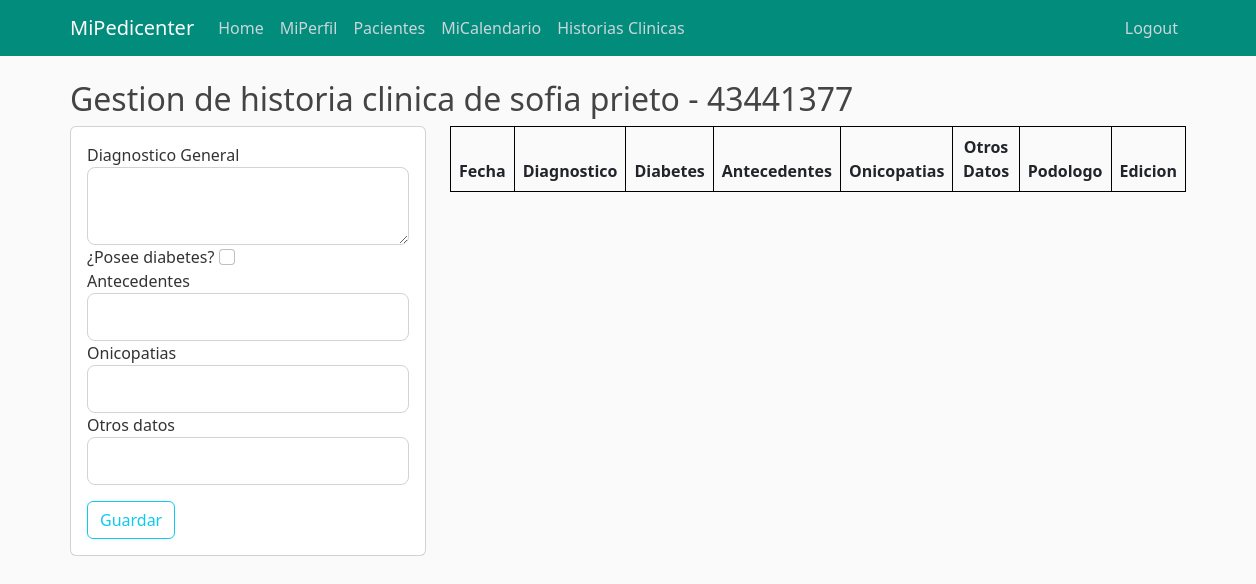
Before: /historias-clinicas/43441377 (signed in) with the older database file.
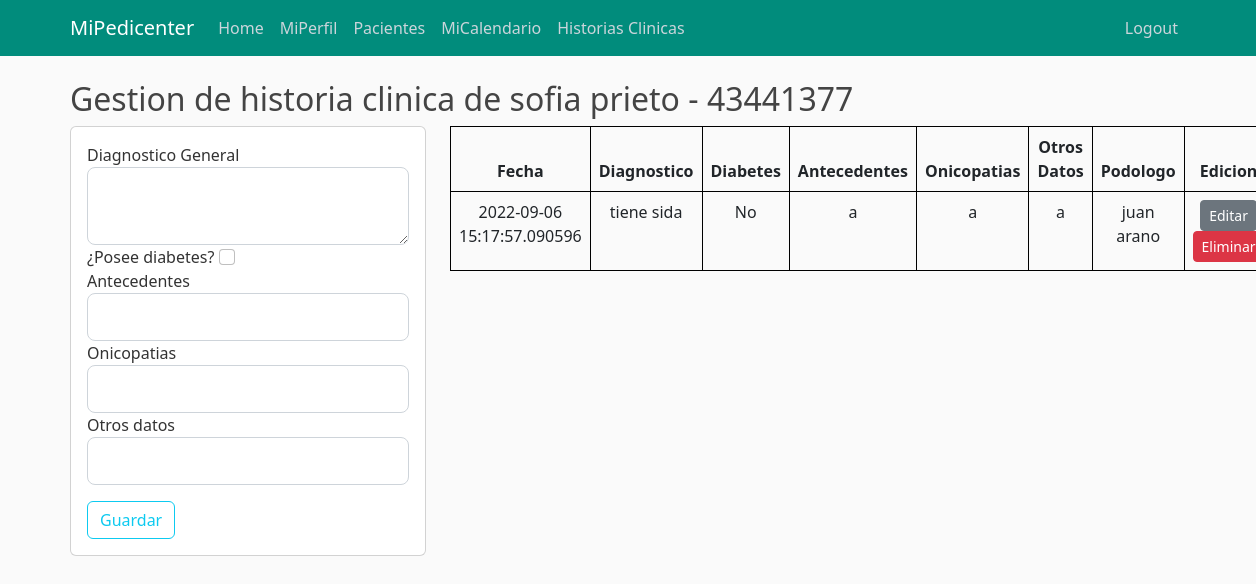
After: the same page with the newer database file.
### appmipedicenter/models.py (models this page shows, shortened)
class Cliente(db.Model):
        id_cliente = db.Column(db.Integer, primary_key=True) # Es DNI
        username = db.Column(db.String, nullable=False)
        email = db.Column(db.String, unique=True, nullable=False)
        fecha_nacimiento = db.Column(db.Date, nullable=False)
        telefono = db.Column(db.Integer, unique=True, nullable=False)
        historia_clinica = db.relationship('Historiaclinica', backref='Paciente', lazy=True)
        turno = db.relationship('Turno', backref='Paciente', lazy=True)

class Historiaclinica(db.Model):
        id_historia_clinica = db.Column(db.Integer, primary_key=True)
        datetime = db.Column(db.DateTime, nullable=False, default=datetime.utcnow)
        diagnostico = db.Column(db.Text, nullable=False)
        diabetes = db.Column(db.Boolean, nullable = True)
        antecedentes = db.Column(db.String, nullable=True)
        onicopatias = db.Column(db.String, nullable=True)
        otros_datos = db.Column(db.Text, nullable=True)
        id_empleado = db.Column(db.Integer, db.ForeignKey('empleado.id'), nullable=False)
        id_cliente = db.Column(db.Integer, db.ForeignKey('cliente.id_cliente'), nullable=False)

class Empleado(db.Model, UserMixin):
        id = db.Column(db.String, primary_key=True) # Es E-mail
        dni = db.Column(db.Integer, unique=True, nullable=False)
        username = db.Column(db.String, nullable=False)
        fecha_nacimiento = db.Column(db.Date, nullable=False)
        telefono = db.Column(db.Integer, nullable=False)
        password = db.Column(db.String, nullable=False)
        id_tipo = db.Column(db.Integer, db.ForeignKey('tipoempleado.id_tipo'), nullable=False)
        historia_clinica = db.relationship('Historiaclinica', backref='Escritor', lazy=True)
        turno = db.relationship('Turno', backref='Podologo', lazy=True)

### appmipedicenter/historiaclinica/routes.py (the view, shortened to what this page needs)
@historiaclinica.route("/historias-clinicas/<int:id_cliente>", methods=['GET', 'POST'])
@login_required
def historias_clinicas(id_cliente):
        cliente = Cliente.query.filter_by(id_cliente = id_cliente).first()
        historias_clinicas = Historiaclinica.query.filter_by(id_cliente = id_cliente).all()
        form = HistoriaClinicaForm()
        if current_user.is_authenticated and current_user.id_tipo == 1:
                title_str = "Historial de "+ cliente.username
                lista_podologos = Empleado.query.filter_by(id_tipo = 1).all()
                return render_template('historias_clinicas.html', title=title_str, cliente=cliente, historias_clinicas=historias_clinicas, form=form, lista_podologos = lista_podologos)
        return redirect(url_for('main.home'))

### appmipedicenter/historiaclinica/forms.py
class HistoriaClinicaForm(FlaskForm):
    diagnostico = TextAreaField('Diagnostico General', validators=[DataRequired()])
    diabetes = BooleanField('¿Posee diabetes?')
    antecedentes = StringField('Antecedentes')
    onicopatias = StringField('Onicopatias')
    otros_datos = StringField('Otros datos')
    submit = SubmitField('Guardar')

### appmipedicenter/models.py (called while the page is built)
@login_manager.user_loader
def load_user(empleado_id):
        return Empleado.query.get(empleado_id)

### appmipedicenter/templates/historias_clinicas.html (shortened to what this page needs)
{% extends "layout.html" %}
{% block header %}
    <link rel="stylesheet" type="text/css" href="https://cdn.datatables.net/1.12.1/css/jquery.dataTables.css">
{% endblock header %}
{% block content %}
    <div class="row ${1| ,row-cols-2,row-cols-3, auto,justify-content-md-center,|}">
        <h2>Gestion de historia clinica de {{ cliente.username }} - {{ cliente.id_cliente }}</h2>
    </div>
    <div class="row ${1| ,row-cols-2,row-cols-3, auto,justify-content-md-center,|}">
        <div class = "col-md-4">
            <div class = "card card-body">
                <form method="POST" action="">
                    <div class="form-group">
                        {{ form.diagnostico.label(class="form-control-label") }}
                        {% if form.diagnostico.errors %}
                            {{ form.diagnostico(class="form-control form-control-lg is-invalid") }}
                            <div class="invalid-feedback">
                                {% for error in form.diagnostico.errors %}
                                    <span>{{ error }}</span>
                                {% endfor %}
                            </div>
                        {% else %}
                            {{ form.diagnostico(class="form-control form-control-lg") }}
                        {% endif %}
                    </div>
                    <div class="form-group">
                        {{ form.diabetes.label(class="form-check-label") }}
                        {{ form.diabetes(class="form-check-input") }}
                    </div>
                    <div class="form-group">
                        {{ form.antecedentes.label(class="form-control-label") }}
                        {% if form.antecedentes.errors %}
                            {{ form.antecedentes(class="form-control form-control-lg is-invalid") }}
                            <div class="invalid-feedback">
                                {% for error in form.antecedentes.errors %}
                                    <span>{{ error }}</span>
                                {% endfor %}
                            </div>
                        {% else %}
                            {{ form.antecedentes(class="form-control form-control-lg") }}
                        {% endif %}
                    </div>
                    <div class="form-group">
                        {{ form.onicopatias.label(class="form-control-label") }}
                        {% if form.onicopatias.errors %}
                            {{ form.onicopatias(class="form-control form-control-lg is-invalid") }}
                            <div class="invalid-feedback">
                                {% for error in form.onicopatias.errors %}
                                    <span>{{ error }}</span>
                                {% endfor %}
                            </div>
                        {% else %}
                            {{ form.onicopatias(class="form-control form-control-lg") }}
                        {% endif %}
                    </div>
                    <div class="form-group">
                        {{ form.otros_datos.label(class="form-control-label") }}
                        {% if form.otros_datos.errors %}
                            {{ form.otros_datos(class="form-control form-control-lg is-invalid") }}
                            <div class="invalid-feedback">
                                {% for error in form.otros_datos.errors %}
                                    <span>{{ error }}</span>
                                {% endfor %}
                            </div>
                        {% else %}
                            {{ form.otros_datos(class="form-control form-control-lg") }}
                        {% endif %}
                    </div>
                    <div class="form-group">
                        {{ form.submit(class="btn btn-outline-info") }}
                    </div>
                </form>
            </div>
        </div>
        <div class="col-md-8">
            <table id="tablaclientes" class = "table">
                <thead>
                    <tr>
                        <th>Fecha</th>
                        <th>Diagnostico</th>
                        <th>Diabetes</th>
                        <th>Antecedentes</th>
                        <th>Onicopatias</th>
                        <th>Otros Datos</th>
                        <th>Podologo</th>
                        <th>Edicion</th>
                    </tr>
                </thead>
                <tbody>
                    {% for i in historias_clinicas %}
                    <tr>
                        <td>{{i.datetime}}</td>
                        <td>{{i.diagnostico}}</td>
                        <td>
                            {% if i.diabetes %}
                                Si
                            {% else%}
                                No
                            {% endif %}
                        </td>
                        <td>{{i.antecedentes}}</td>
                        <td>{{i.onicopatias}}</td>
                        <td>{{i.otros_datos}}</td>
                        <td>
                            {% for j in lista_podologos %}
                                {% if j.id == i.id_empleado %}
                                    {{ j.username }}
                                {% endif %}
                            {% endfor %}
                        </td>
                        <td width = "130">
                            <a href="{{ url_for('historiaclinica.editar_historia', id_historia = i.id_historia_clinica) }}" class = "btn btn-secondary btn-sm">Editar</a>
                            <a href="{{ url_for('historiaclinica.eliminar_historia', id_historia = i.id_historia_clinica) }}" class = "btn btn-danger btn-delete btn-sm">Eliminar</a>
                        </td>
                    </tr>
                    {% endfor %}
                </tbody>
            </table>
        </div>
    </div>
{% endblock content %}

### appmipedicenter/templates/layout.html (shortened to what this page needs)
<!DOCTYPE html>
<html lang="en">
<head>
    <link href="https://cdn.jsdelivr.net/npm/bootstrap@5.2.0-beta1/dist/css/bootstrap.min.css" rel="stylesheet">
    <link rel="stylesheet" type="text/css" href="{{ url_for('static', filename='css/main.css') }}">
    {% block header %}{% endblock header %}
</head>
<body>
    <header class="site-header">
        <nav class="navbar navbar-expand-md navbar-dark bg-steel fixed-top">
            <div class="container">
                <a class="navbar-brand mr-4" href="/">MiPedicenter</a>
                <div class="collapse navbar-collapse" id="navbarToggle">
                    <div class="navbar-nav mr-auto">
                        <a class="nav-item nav-link" href="{{ url_for('main.home') }}">Home</a>
                        {% if current_user.is_authenticated %}
                            <a class="nav-item nav-link" href="{{ url_for('empleado.mi_perfil') }}">MiPerfil</a>
                            <a class="nav-item nav-link" href="{{ url_for('cliente.pacientes') }}">Pacientes</a>
                            <a class="nav-item nav-link" href="{{ url_for('turno.mi_calendario') }}">MiCalendario</a>
                            <a class="nav-item nav-link" href="{{ url_for('historiaclinica.tablaHC') }}">Historias Clinicas</a>
                        {% endif %}
                    </div>
                </div>
                <div class="navbar-nav">
                    {% if current_user.is_authenticated %}
                        <a class="nav-item nav-link" href="{{ url_for('empleado.logout') }}">Logout</a>
                    {% else %}
                        <a class="nav-item nav-link" href="{{ url_for('empleado.login') }}">Login</a>
                        <a class="nav-item nav-link" href="{{ url_for('empleado.register') }}">Register</a>
                    {% endif %}
                </div>
            </div>
        </nav>
    </header>
    <main role="main" class="container">
        <div class="row">
            <div class="col-md-12">
                {% block content %}{% endblock content %}
            </div>
        </div>
    </main>
</body>
</html>

### appmipedicenter/static/css/main.css (style rules this page uses)
body { background: #fafafa; color: #333333; margin-top: 5rem; }
h1, h2, h3, h4, h5, h6 { color: #444444; }
.bg-steel { background-color: #018c7c; }
.site-header .navbar-nav .nav-link { color: #cbd5db; }
.table { align-self: auto; border: 1px solid black; }
th, td, .td-plantilla { border:1px solid black; text-align:center; padding: 0px; }
:root { --fc-daygrid-event-dot-width: 8px; }
:root { --fc-list-event-dot-width: 10px; --fc-list-event-hover-bg-color: #f5f5f5; }

Changed rows visible on the page:
added Historiaclinica: datetime "2022-09-06 15:17:57.090596", diagnostico "tiene sida", diabetes "No", antecedentes "a", onicopatias "a", otros_datos "a"
now on this page (row unchanged): Empleado: username "juan arano"
